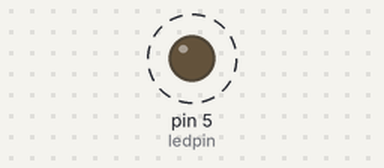
The sketch below on a simulated Arduino Uno, built with avr-gcc and run on an emulated ATmega328P. On the bench: output pins drawn as LEDs (lit = HIGH). Dashed ring = blinking.

Above: at 0.6 s.
Timing chart, 0 to 3.0 s (numbered marks = the images above):
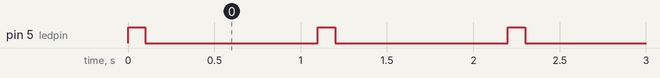

Measured:
- by itself, pin 5 (ledpin): alternates HIGH for 0.10 s and LOW for 1.0 s

The sketch:

ledTogglePin.ino
```cpp
int ledpin = 5;  // This is the pin the LED connects to.

void setup() {
  // put your setup code here, to run once:
  pinMode(ledpin, OUTPUT);
}

void loop() {
  // put your main code here, to run repeatedly:
  digitalWrite(ledpin, HIGH);   // turn the LED on (HIGH)
  delay(100);                       // wait for a second
  digitalWrite(ledpin, LOW);    // turn the LED off (LOW)
  delay(1000);                       // wait for a second
}
```
